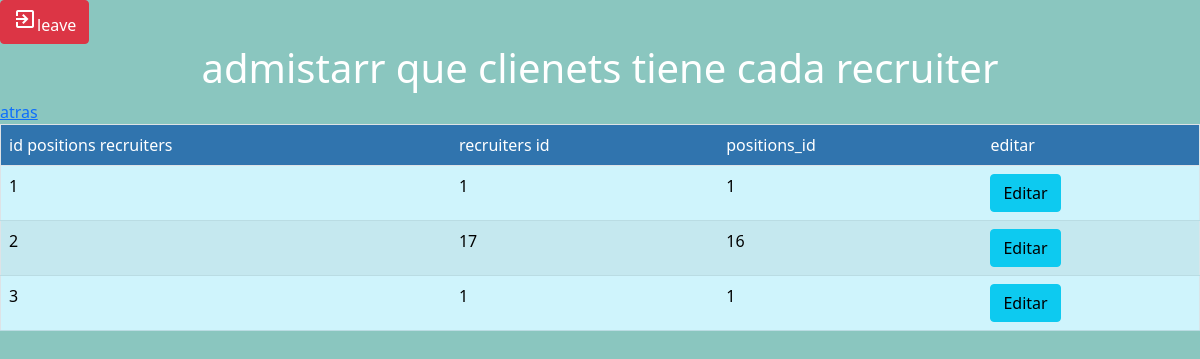
Page /admin/positions_recruiters/muestra_positions_recruiters.php (signed in) on the committed database.
### tables this page shows
CREATE TABLE `positions_recruiters` (
  `id_positions_recruiters` bigint(20) NOT NULL,
  `recruiters_id` bigint(20) NOT NULL,
  `positions_id` int(11) NOT NULL
);

### admin/positions_recruiters/muestra_positions_recruiters.php (the view, shortened to what this page needs)
<!DOCTYPE html>
<html lang="en">
<head>
</head>
<body>
<a  class="btn btn-danger" href='/LOGIN ROLES/admin/index.php'><span class="material-symbols-outlined">
        </span>leave</a>
     <link href="https://cdn.jsdelivr.net/npm/bootstrap@5.0.2/dist/css/bootstrap.min.css" rel="stylesheet">
        <center>
        <h1>admistarr que clienets tiene cada recruiter</h1>
        </center>
<a href="/LOGIN ROLES/admin/positions_recruiters/form_position_recruiters.php">atras</a>
<table border="1" class="table table-striped">
<tr style="background:#337ab7; color:WHITE;">
    <td>id positions recruiters</td>
    <td>recruiters id</td>
    <TD>positions_id</TD>
    <td>editar</td>
</tr>
<?php
include("../conexion.php");
$consulta=$con->query("SELECT * FROM positions_recruiters ");
while($row=$consulta->fetch_array()){
?>
<tr class="table-info">
<td><?php echo $row['id_positions_recruiters'] ?></td>
<td><?php echo $row['recruiters_id'] ?></td>
<td><?php echo $row['positions_id'] ?></td>
<TD><a href="modificar_positions_recruiters.php? id=<?php echo $row['id_positions_recruiters'] ?>" class="btn btn-info" >Editar</a></TD>
<?php
}
?>
</table>
</body>
</html>

### admin/positions_recruiters/muestra_positions_recruiters.php (style rules this page uses)
body { background-color: #8AC6BF; }
h1 { color: white; }

### rows in the picture
positions_recruiters: id_positions_recruiters "1", recruiters "1", positions "1"
positions_recruiters: id_positions_recruiters "2", recruiters "17", positions "16"
positions_recruiters: id_positions_recruiters "3", recruiters "1", positions "1"
